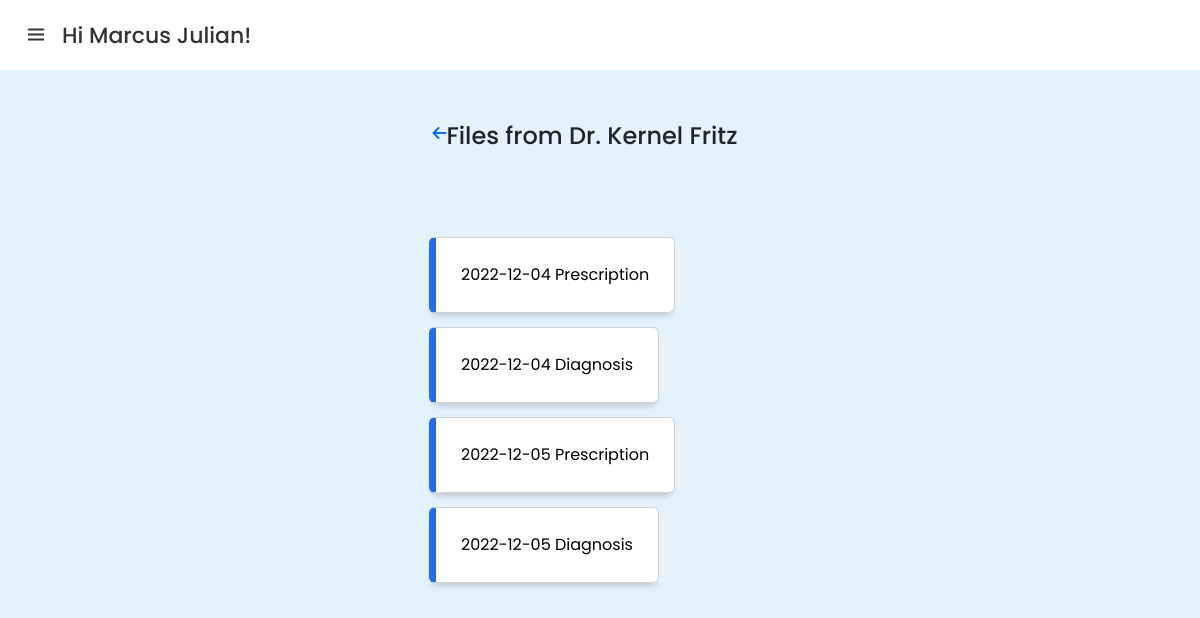
Screenshot of /documentsWatcher.php?passer_id=1 (signed in) with the database file from the repository.
### tables this page shows
CREATE TABLE `account` (
  `acct_id` int(11) NOT NULL,
  `last_name` varchar(100) NOT NULL,
  `first_name` varchar(100) NOT NULL,
  `username` varchar(50) NOT NULL,
  `password` varchar(50) NOT NULL,
  `email` varchar(100) NOT NULL,
  `status` enum('0','1') NOT NULL,
  `type` enum('0','1') NOT NULL,
  `avatar` varchar(100) DEFAULT 'icon.png'
);

CREATE TABLE `document_sessions` (
  `id` int(11) NOT NULL,
  `sess_doc_id` int(11) NOT NULL,
  `sess_pat_id` int(11) NOT NULL,
  `sess_sched_date` date NOT NULL
);

### documentsWatcher.php (the view, shortened to what this page needs)
<?php
	include ('side.php');
	if(isset($_GET['passer_id']))
	{
		$id = $_GET['passer_id'];
		$select_query="Select * from `account` WHERE acct_id = $id";
		$result=mysqli_query($con,$select_query);
	   while ($row=mysqli_fetch_assoc($result))
		   {
		 	$id=$row['acct_id'];
			$firstname=$row['first_name'];
		 }
	}
?>
<!DOCTYPE html>
<html>
<head>
	<link rel="stylesheet" type="text/css" href="css/recordsCenter.css">
     <link href="https://cdn.jsdelivr.net/npm/bootstrap@5.2.2/dist/css/bootstrap.min.css" rel="stylesheet">
     <link rel="stylesheet" href="./css/sidebars.css">
  <link
      href="https://unpkg.com/boxicons@2.1.2/css/boxicons.min.css"
      rel="stylesheet">
</head>
<body>
<div class="doc-container">
	<div class="nav">
		<a href="documentsCenter.php?acct_id=<?php echo $user_id ?>"><i class="fa-solid fa-arrow-left"></i> </a>
		<h4>Files from Dr. <?php echo "$firstname"; ?></h4>
	</div>
<div class="file-container">
<?php
		$select_query="Select * from `document_sessions` WHERE $id = sess_doc_id AND $user_id = sess_pat_id";
		$result=mysqli_query($con,$select_query);
	   while ($row=mysqli_fetch_assoc($result))
		   {
		   	$dates = $row['sess_sched_date'];
		 	echo"
		 		<a style='margin-left: 20px;' class='waves-effect waves-light btn' type='button' target='_blank' href='prescriptionWatcher.php?acct_id=$id&&date_id=$dates'><div class='card'> $dates Prescription </div></a>
		 		<a style='margin-left: 20px;' class='waves-effect waves-light btn' type='button' target='_blank' href='diagnosisWatcher.php?acct_id=$id&&date_id=$dates'><div class='card'>$dates Diagnosis </div></a>
		 	";
		 }
 ?>
</div>
</body>
</html>

### css/sidebars.css (style rules this page uses)
* { margin: 0; padding: 0; box-sizing: border-box; font-family: "Poppins", sans-serif; }
body { min-height: 100%; background: #e3f2fd; }

### css/recordsCenter.css (style rules this page uses)
body { background-color: #f3f5f9; }
.nav { padding: 30px; display: flex; justify-content: center; align-content: center; height: 80px; margin-top: 100px; }
.card { display: flex; flex-direction: column; justify-content: space-around; padding: 25px; background-color: #ffffff; box-sizing: border-box; border: 1px solid #d2d2d3; border-radius: 5px; box-shadow: 0 6px 7px -4px rgba(0, 0, 0, 0.2); }
.card:first-child { border-left: 7px solid #246dec; }
.file-container { height: 10px; width: 30%; margin-left: 33vw; margin-top: 50px; }
.file-container a { color: black; }

### rows the page displays
account: first_name "Kernel Fritz"
document_sessions: sess_sched_date "2022-12-04"
document_sessions: sess_sched_date "2022-12-05"

### other values shown
$_SESSION['user'] "Marcus Julian"
